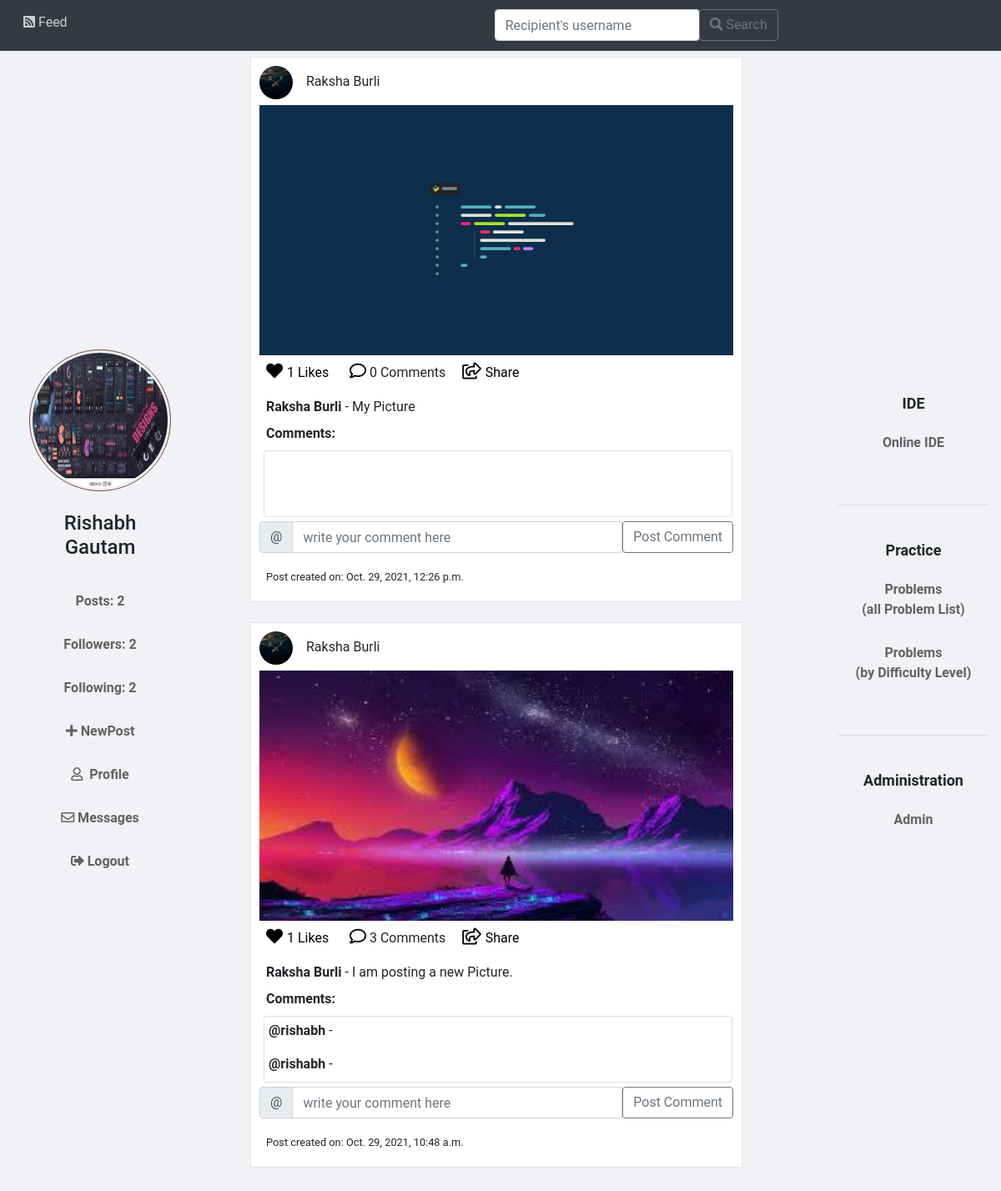
The app's page /feed (signed in) with its own data.
### application/models.py (models this page shows, shortened)
class User(models.Model):
    name=models.CharField(max_length=200)
    profilepic=models.ImageField(default='profilepic/default.jpg',upload_to='profilepic')
    userid=models.CharField(max_length=200)
    password=models.CharField(max_length=200)
    emailid=models.CharField(max_length=200)
    postct=models.IntegerField(default=0)
    followers=models.IntegerField(default=0)
    following=models.IntegerField(default=0)
    logintime=models.DateTimeField(default=timezone.now)
    score=models.IntegerField(default=0)

class Post(models.Model):
    userid=models.CharField(max_length=200)
    postid=models.CharField(max_length=200)
    picture=models.ImageField(upload_to='post')
    caption=models.CharField(max_length=500)
    likecount=models.IntegerField(default=0)
    commentcount=models.IntegerField(default=0)
    datetime=models.DateTimeField(default=timezone.now)

class Comment(models.Model):
    postid=models.CharField(max_length=200)
    userid=models.CharField(max_length=200)
    comment=models.CharField(max_length=200)

### application/views.py (the view)
# urls.py: path('feed',feed,name='feed'),
def feed(request):
    obj=User.objects.all()
    userid=request.session.get('userid')
    curuser=User.objects.all().filter(userid=request.session.get('userid'))[0]
    print(curuser.name)
    name=request.session.get('name')
    allfollowers=FndF.objects.filter(fuserid=userid)
    allpost=Post.objects.all()
    post=[]
    for each in allpost:
        for every in allfollowers:
            if(each.userid==every.tuserid):
                post.append(each)
    if(len(post)==0):
        messages.warning(request,f'Nothing to show!')
    like=[]
    for each in Like.objects.all():
        if(each.userid==userid):
            like.append(each.postid)
    post.sort(reverse=True,key=myfun)
    return render(request,'userhome.html',{'user':curuser,'posts':post,'alluser':obj,'comment':Comment.objects.all(),'like':like})

### application/views.py (called while the page is built)
def myfun(e):
    return e.datetime

### application/templates/userhome.html (shortened to what this page needs)
{% load static %}
<!DOCTYPE html>
<html lang="en">
<head>
    <link rel="stylesheet" href="https://maxcdn.bootstrapcdn.com/bootstrap/4.0.0/css/bootstrap.min.css">
    <link rel="stylesheet" href="https://stackpath.bootstrapcdn.com/bootstrap/4.5.0/css/bootstrap.min.css">
    <link rel="stylesheet" href="{% static 'css/bootstrap.min.css' %}">
    <link rel="stylesheet" href="https://use.fontawesome.com/releases/v5.1.0/css/all.css" />
    <link rel="stylesheet" href="{% static 'css/main.css' %}" />
</head>
<body style="background-color: #f0f2f5;">
    <nav class="navbar navbar-expand-lg navbar-dark bg-dark" style="position: fixed; top:0px;width:100%; z-index: 1;">
            <h3><a class="user btn btn-info" style="background-color: #343a40;border:none" onMouseOver="this.style.backgroundColor='#000'" onMouseOut="this.style.backgroundColor='#343a40'"     href="{% url 'feed' %}"><i class="fas fa-rss-square"></i>&nbsp;Feed</a></h3>
            <form action="search" method="POST">
            <div style="display: flex;padding-left: 500px;">
                <input type="text" name="userid" class="form-control" placeholder="Recipient's username" aria-label="Recipient's username" aria-describedby="button-addon2">
                <div class="input-group-append">
                  <button class="btn btn-outline-secondary" id="button-addon2"><i class="fas fa-search"></i>&nbsp;Search</button>
                </div>
            </div>
            </form>
    </nav>
    <br><br>
    <div style="display: flex;overflow-y:scroll;height:90%;align-items: center;justify-content: space-between;width:100vw;margin-top:20px">
        <div style="align-items:left;text-align:center;width: 20%;position: fixed;padding:2rem 2rem">
            <img src="{{ user.profilepic.url }}"class="rounded-circle"
                style="border: 1px solid rgb(121, 69, 69); padding:3px;" width="170px" height="170px" />
            <br><br>
            <h4>{{user.name}}</h4><br>
            <p><a class="btn side-btn" id="btn">
                Posts: {{ user.postct }}
            </a></p>
            <p><a  class="btn side-btn" id="btn" href="followers?userid={{user.userid}}">Followers: {{ user.followers }}
            </a></p>
            <p><a  class="btn side-btn" id="btn" href="following?userid={{user.userid}}">Following: {{ user.following }}
            </a></p>
            <p><a class="btn side-btn" id="btn"href="{% url 'newpost' %}"> <i class="fas fa-plus"></i>&nbsp;NewPost
            </a></p>
            <p><a class="btn side-btn" id="btn" href="profile?profileid={{user.userid}}"> <i class="far fa-user"></i> &nbsp;Profile
            </a></p>
            <p><a class="btn side-btn" id="btn" href="chatbox?profileid={{user.userid}}"> <i class="far fa-envelope"></i>&nbsp;Messages
            </a></p>
            <p><a class="btn side-btn" id="btn"  href="{% url 'logout' %}"> <i class="fas fa-sign-out-alt"></i>&nbsp;Logout
            </a></p>
        </div>
        <div style="width:50%;padding-right: 10px;margin:auto">
            <div>
                {% for post in posts %}
                <div style="border:1px solid #e6e6e6;background-color: #ffffff;padding:10px 10px 10px 10px;">
                    {% for newuser in alluser %}
                    {% if newuser.userid == post.userid %}
                    <a href='profile?profileid={{newuser.userid}}' style='color: inherit;text-decoration: inherit;'>
                        <div style="display:flex;">
                            <img class="mr-3 rounded-circle" height="40" width="40" src="{{ newuser.profilepic.url }}"
                                alt="{{ newuser.name }}">
                            <div class="media-body">
                                <p style="margin-top: 7px;">{{ newuser.name }}</p>
                            </div>
                        </div>
                    </a>
                    <img style="width:100%;height: 300px;" src="{{ post.picture.url }}" alt="{{ post.caption }}">
                    <p class="mt-1 ml-2">
                        <a href="like?postid={{post.postid}}" style="color: #000; font-size: 20px;">
                            {% if post.postid in like %}
                            <i class="fas fa-heart"></i>
                            {% else %}
                            <i class="far fa-heart"></i>
                            {% endif %}
                        </a>
                        <a href="likedisplay?postid={{post.postid}}" style="color: #000; font-size: 20px;">
                            <small>{{post.likecount}} Likes</small>
                        </a>&nbsp;&nbsp;&nbsp;&nbsp;
                        <i class="far fa-comment" style="color: #000; font-size: 20px;"></i>
                        <medium>{{post.commentcount}} Comments</medium>&nbsp;&nbsp;&nbsp;&nbsp;
                        <a href="share?postid={{post.postid}}" style="color: #000; font-size: 20px;">
                            <i class="far fa-share-square"></i>
                            <small>Share</small>
                        </a>&nbsp;
                    </p>
                    <p class="ml-2 mt-0 mb-2">
                        <b>{{newuser.name}}</b> - <medium>{{ post.caption }}</medium>
                    </p>
                    <p class="ml-2 mt-0 mb-2">
                        <b>Comments:</b><br>
                    </p>
                    <div class="card" style="margin:5px;padding:5px;width:99%;height:80px;overflow:auto;text-align:justify;">
                        {% for com in comment %}
                        {% if com.postid == post.postid %}
                        <p><a href='profile?profileid={{com.userid}}'
                                style='color: inherit;text-decoration: inherit;'><b>@{{com.userid}}</b></a> -
                        </p>
                        {% endif %}
                        {% endfor %}
                    </div>
                    <form action="comment" method="POST" name="form3">
                        <div class="input-group mb-3">
                            <div class="input-group-prepend">
                                <span class="input-group-text">@{{userid}}</span>
                            </div>
                            <input name='comment' type="text" class="form-control" placeholder="write your comment here"
                                aria-label="Recipient's username" aria-describedby="button-addon2">
                            <button class="btn btn-outline-secondary" id="button-addon2">Post Comment</button>
                        </div>
                    </form>
                    <p class="ml-2 mt-0 mb-2">
                        <small>Post created on: {{ post.datetime }}</small>
                    </p>
                    {% endif %}
                    {% endfor %}
                </div><br>
                {% endfor %}
            </div>
        </div>
        <div style="align-items:center;text-align: center;width:15%;position: fixed;right: 15px;">
            <p class="side-header">IDE</p>
            <p><a class="btn side-btn" id="btn" href="compiler?problemid=false">Online IDE
                </a></p>
                <br>
            <hr>
            <br>
            <p class="side-header">Practice</p>
            <a class="btn side-btn" id="btn" href="problemlist">Problems <br/> (all Problem List)
                </a></p>
            <p><a class="btn side-btn" id="btn" href="problemlistsort">Problems <br /> (by Difficulty Level)
                </a></p>
                <br>
            <hr>
            <br>
            <p class="side-header">Administration</p>
            <p><a class="btn side-btn" id="btn" href="admin">Admin
                </a></p>
        </div>
    </div>
</body>
</html>

### application/static/css/main.css (style rules this page uses)
html, body { background: #fafafa; height: 100%; width: 100%; font-family: "Roboto", sans-serif; }

### application/templates/userhome.html (style rules this page uses)
#btn { background-color:transparent; border:none; color: black; text-align: center; font-size: 1rem; opacity: 0.6; transition: 0.3s; padding-left:0; padding-right:0; font-weight: 600; width:80%; }
h3 { opacity:0.75 }
.side-header { font-size: 1.125rem; font-weight: 750; }

### records on screen
User: profilepic (picture), name "Rishabh Gautam", postct "2", followers "2", following "2"
Post: likecount "1", commentcount "0", caption "My Picture", datetime "Oct. 29, 2021, 12:26 p.m."
User: profilepic (picture), name "Raksha Burli", picture (picture)
Post: likecount "1", commentcount "3", caption "I am posting a new Picture.", datetime "Oct. 29, 2021, 10:48 a.m."
Comment: userid "rishabh"
Comment: userid "rishabh"
